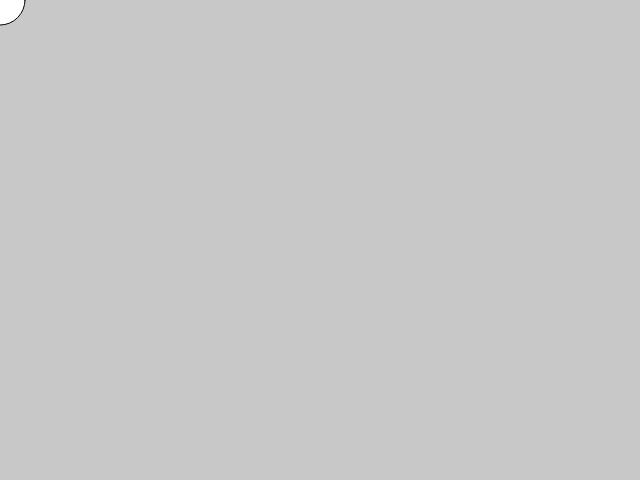
Frame 1 (no input)
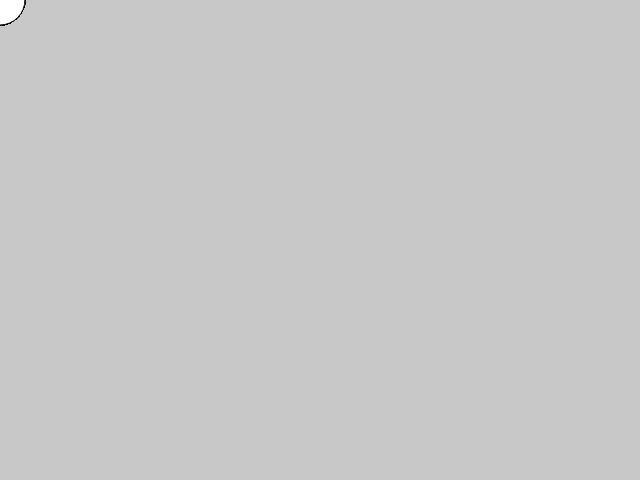
Frame 60 (no input)
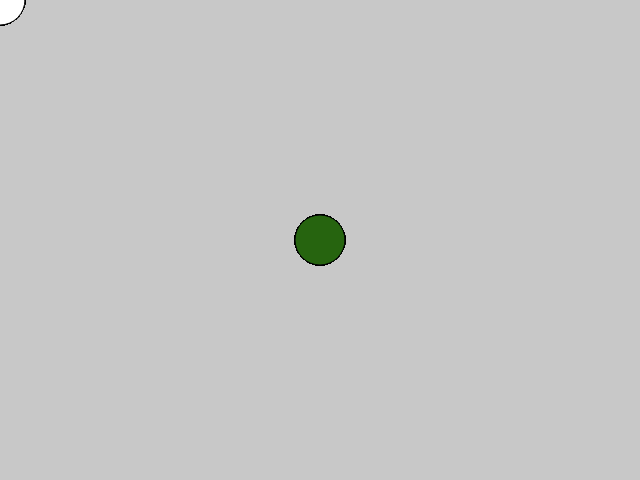
Frame 120 (the mouse pressed at the canvas centre since frame 60)

The p5.js sketch that drew these frames (run headless with seeded random() and noise() and a simulated clock; from frame 60 on, the mouse is pressed at the canvas centre):

// p5.js sketch
// ── sketch.js
function setup() {
	createCanvas(640, 480);
	background(200);
}

function draw() {
    stroke(0);
    if (mouseIsPressed) {
        fill(random(255), random(255), random(255));
    } else {
        fill(255);
    }
    ellipse(mouseX, mouseY, 50, 50);
}
